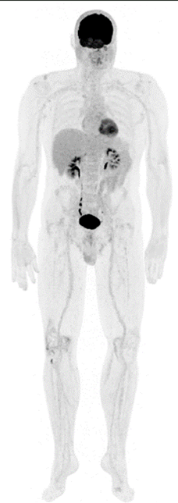
#> input picture Image-Analytics/PET-CT/1_pet.png, 178 x 503 px
$ jupyter execute LAB3-ARITHMETIC.ipynb   (older library calls are emulated)
#> lines starting #> are read from the running program, lines starting #| are printed output that depends on the picture
[cell 1]
import cv2
import numpy as np
import matplotlib.pyplot as plt

# Load PET and CT images
pet_image = cv2.imread('1_pet.png', cv2.IMREAD_GRAYSCALE)
#> pet_image: shape (503, 178); min 0, max 255, mean 232.5
ct_image = cv2.imread('2_pet.png', cv2.IMREAD_GRAYSCALE)
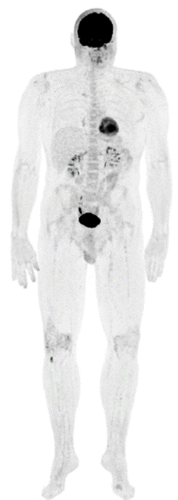
#> input picture Image-Analytics/PET-CT/2_pet.png, 178 x 500 px
#> ct_image: shape (500, 178); min 0, max 255, mean 235.2

# Check if the images were loaded successfully
if pet_image is None or ct_image is None:
    print("Error loading images.")
else:
    # Automatically resize images to have the same dimensions
    if pet_image.shape != ct_image.shape:
        # Resize the CT image to match the size of the PET image
        ct_image = cv2.resize(ct_image, (pet_image.shape[1], pet_image.shape[0]))
#> ct_image: shape (503, 178)

    # Perform arithmetic operations (e.g., addition and subtraction)
    # Ensure that both images have the same size
    if pet_image.shape == ct_image.shape:
        # Addition
        addition_result = cv2.add(pet_image, ct_image)
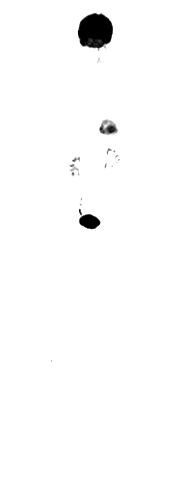
#> addition_result: shape (503, 178); min 0, max 255, mean 251.2

        # Subtraction
        subtraction_result = cv2.subtract(pet_image, ct_image)

        # Plot the images using matplotlib
        plt.figure(figsize=(12, 6))

        plt.subplot(2, 2, 1)
        plt.imshow(pet_image, cmap='gray')
        plt.title('PET Image')

        plt.subplot(2, 2, 2)
        plt.imshow(ct_image, cmap='gray')
        plt.title('CT Image')

        plt.subplot(2, 2, 3)
        plt.imshow(addition_result, cmap='gray')
        plt.title('Addition Result')

        plt.subplot(2, 2, 4)
        plt.imshow(subtraction_result, cmap='gray')
        plt.title('Subtraction Result')

        plt.tight_layout()
        plt.show()
    else:
        print("Image sizes do not match. Please preprocess the images accordingly.")

[cell 2]
# Load PET and CT images
pet_image = cv2.imread('3_pet.png', cv2.IMREAD_GRAYSCALE)
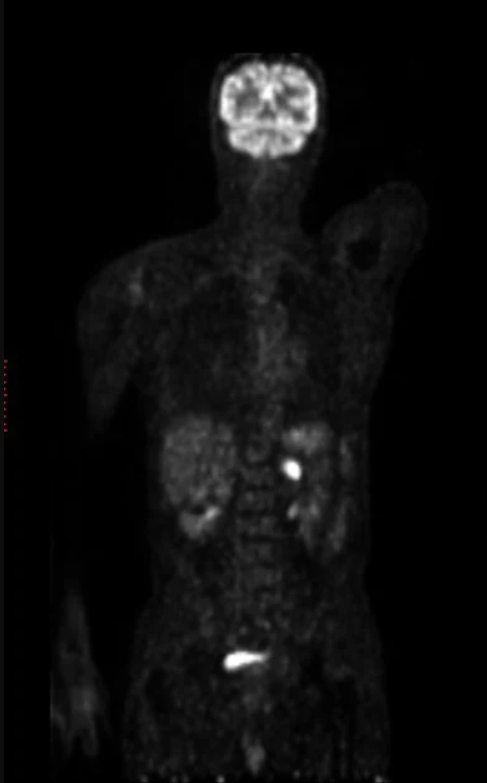
#> input picture Image-Analytics/PET-CT/3_pet.png, 487 x 783 px
#> pet_image: shape (783, 487); min 0, max 255, mean 13.4
ct_image = cv2.imread('4_ct.png', cv2.IMREAD_GRAYSCALE)
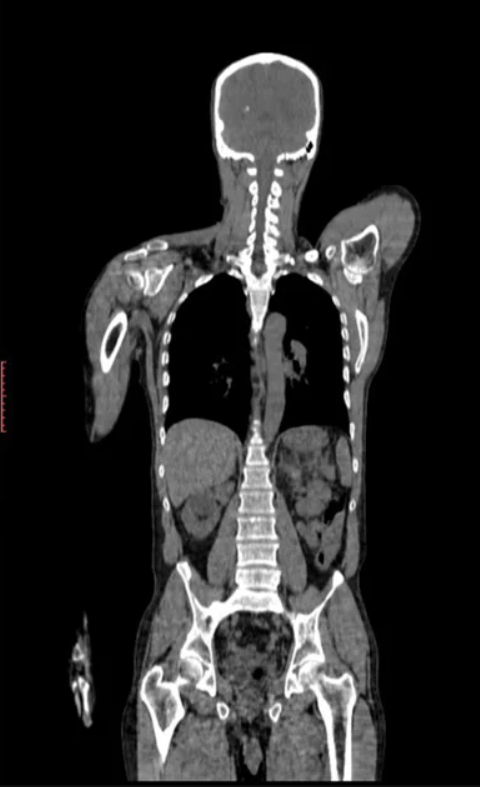
#> input picture Image-Analytics/PET-CT/4_ct.png, 480 x 787 px
#> ct_image: shape (787, 480); min 0, max 255, mean 41.6

# Check if the images were loaded successfully
if pet_image is None or ct_image is None:
    print("Error loading images.")
else:
    # Automatically resize images to have the same dimensions
    if pet_image.shape != ct_image.shape:
        ct_image = cv2.resize(ct_image, (pet_image.shape[1], pet_image.shape[0]))
#> ct_image: shape (783, 487)

    # Perform various arithmetic operations
    if pet_image.shape == ct_image.shape:
        addition_result = cv2.add(pet_image, ct_image)
#> addition_result: shape (783, 487)
        subtraction_result = cv2.subtract(pet_image, ct_image)
#> subtraction_result: shape (783, 487)
        multiplication_result = cv2.multiply(pet_image, ct_image)
        division_result = cv2.divide(pet_image, ct_image, dtype=cv2.CV_32F)
        and_result = cv2.bitwise_and(pet_image, ct_image)
        or_result = cv2.bitwise_or(pet_image, ct_image)
        xor_result = cv2.bitwise_xor(pet_image, ct_image)

        # Plot the images using matplotlib
        plt.figure(figsize=(18, 12))

        plt.subplot(3, 3, 1)
        plt.imshow(pet_image, cmap='gray')
        plt.title('PET Image')

        plt.subplot(3, 3, 2)
        plt.imshow(ct_image, cmap='gray')
        plt.title('CT Image')

        plt.subplot(3, 3, 3)
        plt.imshow(addition_result, cmap='gray')
        plt.title('Addition Result')

        plt.subplot(3, 3, 4)
        plt.imshow(subtraction_result, cmap='gray')
        plt.title('Subtraction Result')

        plt.subplot(3, 3, 5)
        plt.imshow(multiplication_result, cmap='gray')
        plt.title('Multiplication Result')

        plt.subplot(3, 3, 6)
        plt.imshow(division_result, cmap='gray')
        plt.title('Division Result')

        plt.subplot(3, 3, 7)
        plt.imshow(and_result, cmap='gray')
        plt.title('Bitwise AND Result')

        plt.subplot(3, 3, 8)
        plt.imshow(or_result, cmap='gray')
        plt.title('Bitwise OR Result')

        plt.subplot(3, 3, 9)
        plt.imshow(xor_result, cmap='gray')
        plt.title('Bitwise XOR Result')

        plt.tight_layout()
        plt.show()
    else:
        print("Image sizes do not match. Please preprocess the images accordingly.")

# PET and CT Image Arithmetic Operations with OpenCV

## Introduction

This code demonstrates how to perform various arithmetic operations on PET and CT images using OpenCV and visualize the results using matplotlib. The code also includes automatic resizing of images to ensure they have the same dimensions before performing the operations.

## Code Structure

1. **Image Loading**: PET and CT images are loaded using OpenCV's `cv2.imread`. It checks if the images were loaded successfully.

2. **Image Resizing**: The code automatically resizes the CT image to match the dimensions of the PET image if they are different. This ensures that arithmetic operations can be performed.

3. **Arithmetic Operations**:
   - Addition: `cv2.add`
   - Subtraction: `cv2.subtract`
   - Multiplication: `cv2.multiply`
   - Division: `cv2.divide`
   - Bitwise AND: `cv2.bitwise_and`
   - Bitwise OR: `cv2.bitwise_or`
   - Bitwise XOR: `cv2.bitwise_xor`

4. **Visualization with Matplotlib**:
   - The original PET and CT images, as well as the results of the arithmetic operations, are displayed using matplotlib's `plt.imshow`.
   - Subplots are used to arrange the images in a 3x3 grid for better visualization.
   - The `plt.title` function sets titles for each subplot.
   - `plt.tight_layout()` ensures proper spacing between subplots.

5. **Error Handling**: Checks are in place to handle errors when loading images and when the images have mismatched sizes.

[cell 3]
# Load PET and CT images
pet_image = cv2.imread('pred1.jpg', cv2.IMREAD_GRAYSCALE)
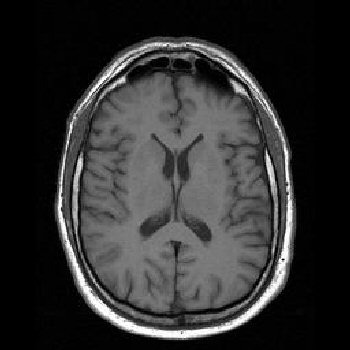
#> input picture Image-Analytics/PET-CT/pred1.jpg, 350 x 350 px
#> pet_image is the input picture: shape (350, 350); min 0, max 255, mean 48.3
ct_image = cv2.imread('pred2.jpg', cv2.IMREAD_GRAYSCALE)
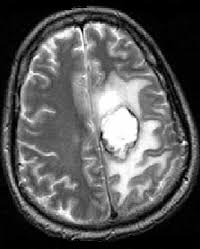
#> input picture Image-Analytics/PET-CT/pred2.jpg, 200 x 249 px
#> ct_image is the input picture: shape (249, 200); min 0, max 255, mean 88.5

# Check if the images were loaded successfully
if pet_image is None or ct_image is None:
    print("Error loading images.")
else:
    # Automatically resize images to have the same dimensions
    if pet_image.shape != ct_image.shape:
        ct_image = cv2.resize(ct_image, (pet_image.shape[1], pet_image.shape[0]))
#> ct_image: shape (350, 350)

    # Perform various arithmetic operations
    if pet_image.shape == ct_image.shape:
        addition_result = cv2.add(pet_image, ct_image)
#> addition_result: shape (350, 350)
        subtraction_result = cv2.subtract(pet_image, ct_image)
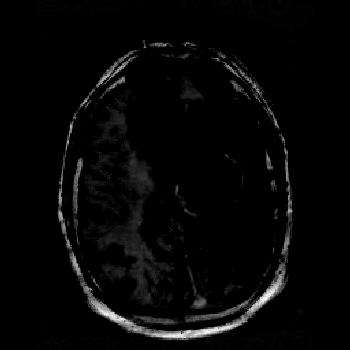
#> subtraction_result: shape (350, 350); min 0, max 254, mean 6.5
        multiplication_result = cv2.multiply(pet_image, ct_image)
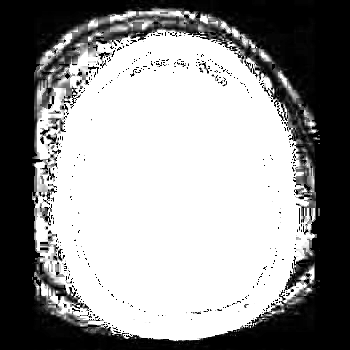
#> multiplication_result: shape (350, 350); min 0, max 255, mean 149.2
        division_result = cv2.divide(pet_image, ct_image, dtype=cv2.CV_32F)
#> division_result: shape (350, 350) float32
        and_result = cv2.bitwise_and(pet_image, ct_image)
#> and_result: shape (350, 350)
        or_result = cv2.bitwise_or(pet_image, ct_image)
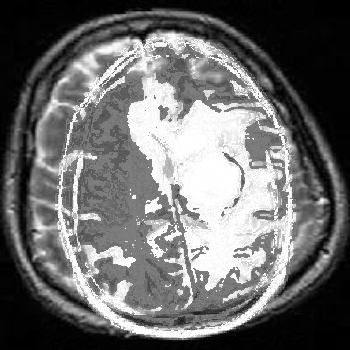
#> or_result: shape (350, 350); min 0, max 255, mean 108.2
        xor_result = cv2.bitwise_xor(pet_image, ct_image)
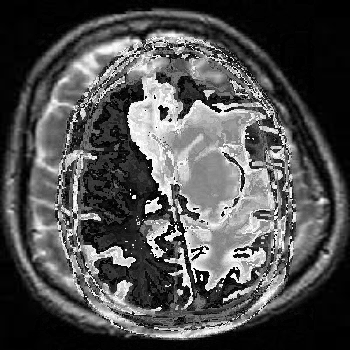
#> xor_result: shape (350, 350); min 0, max 255, mean 79.8

        # Plot the images using matplotlib
        plt.figure(figsize=(18, 12))

        plt.subplot(3, 3, 1)
        plt.imshow(pet_image, cmap='gray')
        plt.title('Brain MRI 1')

        plt.subplot(3, 3, 2)
        plt.imshow(ct_image, cmap='gray')
        plt.title('Brain MRI 2')

        plt.subplot(3, 3, 3)
        plt.imshow(addition_result, cmap='gray')
        plt.title('Addition Result')

        plt.subplot(3, 3, 4)
        plt.imshow(subtraction_result, cmap='gray')
        plt.title('Subtraction Result')

        plt.subplot(3, 3, 5)
        plt.imshow(multiplication_result, cmap='gray')
        plt.title('Multiplication Result')

        plt.subplot(3, 3, 6)
        plt.imshow(division_result, cmap='gray')
        plt.title('Division Result')

        plt.subplot(3, 3, 7)
        plt.imshow(and_result, cmap='gray')
        plt.title('Bitwise AND Result')

        plt.subplot(3, 3, 8)
        plt.imshow(or_result, cmap='gray')
        plt.title('Bitwise OR Result')

        plt.subplot(3, 3, 9)
        plt.imshow(xor_result, cmap='gray')
        plt.title('Bitwise XOR Result')

        plt.tight_layout()
        plt.show()
    else:
        print("Image sizes do not match. Please preprocess the images accordingly.")
